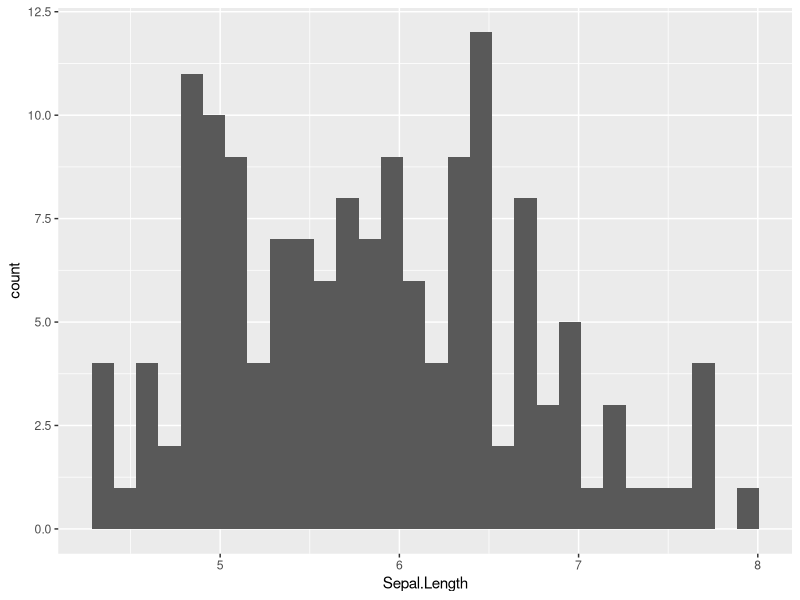
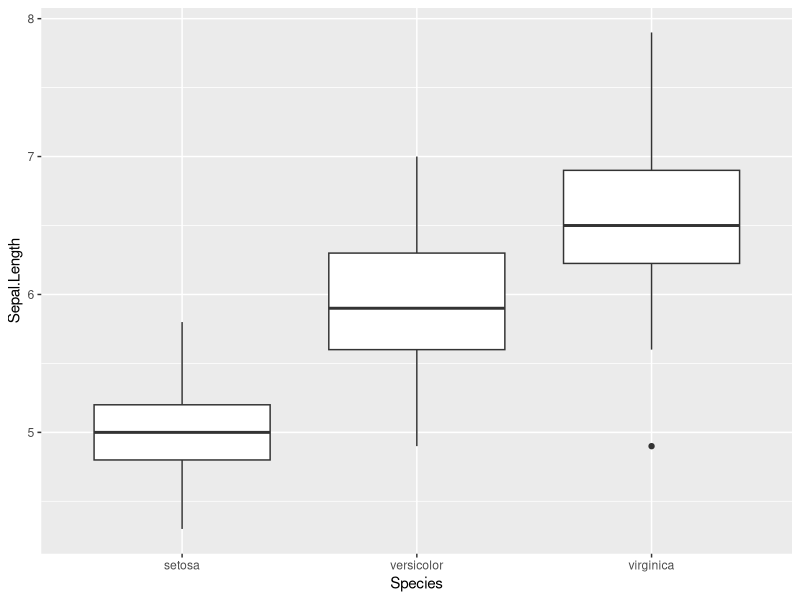
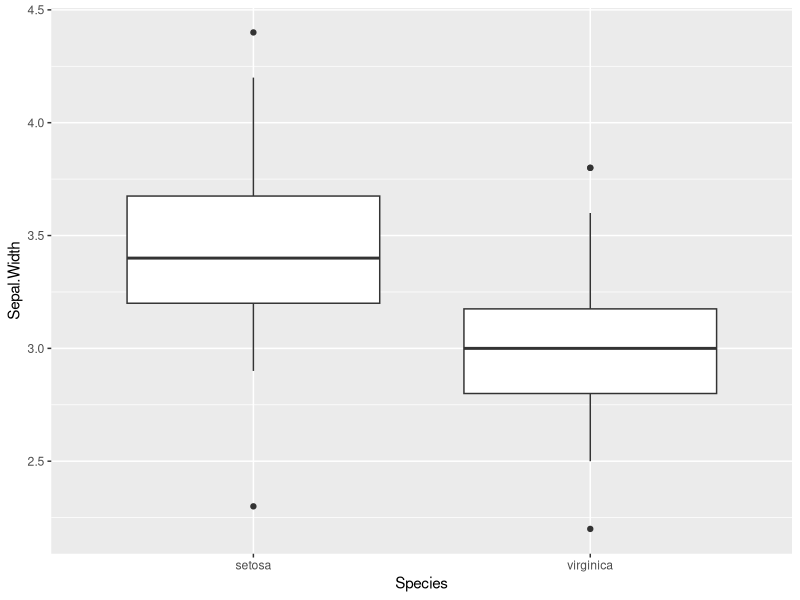
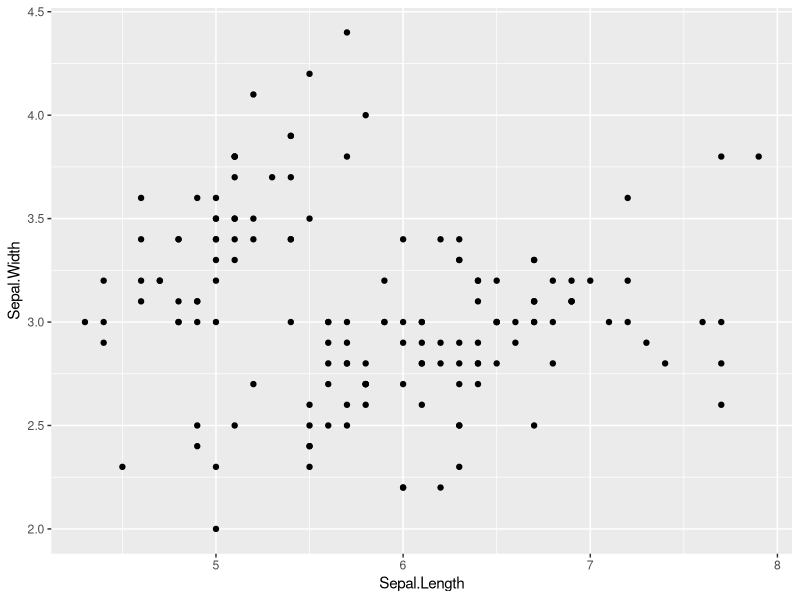
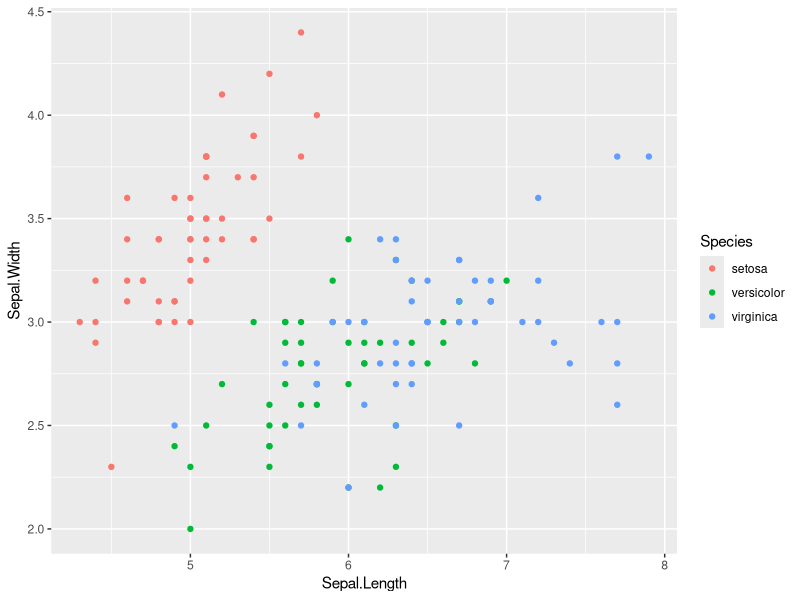
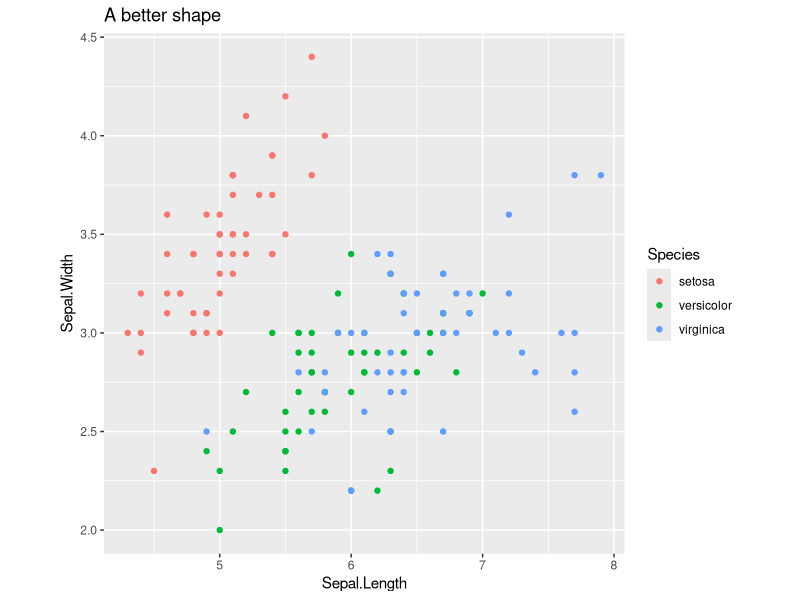

Write the R code that produced these figures, in order.
## ---- chunk 1
library(tidyverse) 
library(gridExtra)
library(knitr) 
opts_chunk$set(
  tidy = FALSE,
  cache = FALSE,
  echo = TRUE,
  warning = FALSE,
  message = FALSE,
  dpi = 300,
  fig.align = "center",
  fig.width = 4,
  fig.height = 4
  )
options(width = 70) # controls console (and slide) output width
## ---- chunk 2
d <- iris # iris data set comes with base R
dim(d)
## ---- chunk 3
head(d)
## ---- chunk 4
table(d$Species)
## ---- chunk 5
g <- ggplot(d, aes(Sepal.Length)) + geom_histogram()
print(g)
## ---- chunk 6
library(dplyr) 
# you could run library(tidyverse) instead
## ---- chunk 7
num <- 1:100
sqrt.num <- sqrt(num) # sqrt() compute the square root
sum(sqrt.num)
## ---- chunk 8
sum(sqrt(1:100)) # repeated application of functions
## ---- chunk 9
x.in <- c(1, 3, 6, 2, 5, 4) 
x.in %>% sum()
## ---- chunk 10
x.in %>% sort()
x.in %>% sort(decreasing = T)
## ---- chunk 11
num %>% sqrt() %>% sum() # chain reaction!
## ---- chunk 12
sum.value <- num %>% sqrt() %>% sum() ; print(sum.value)
 num %>% sqrt() %>% sum() -> sum.value2; print(sum.value2)
## ---- chunk 13
s1 <- select(d, Sepal.Length, Sepal.Width)
dim(s1)
head(s1)
## ---- chunk 14
s2 <- select(d, Sepal.Length, Sepal.Width, Petal.Length, Petal.Width)
dim(s2)
head(s2)
## ---- chunk 15
s3 <- select(d, -Species)
head(s3)
## ---- chunk 16
f1 <- filter(d, Species == "setosa") # note use of ==, not =
dim(f1)
head(f1)
## ---- chunk 17
f2 <- filter(d, Species %in% c("setosa", "virginica")) # %in%
dim(f2)
tail(f2)
## ---- chunk 18
f3 <- filter(d, Species != "versicolor") # != means "not equal"
dim(f3)
## ---- chunk 19
f4 <- filter(d, Sepal.Length < 6); dim(f4)
head(f4)
## ---- chunk 20
f5 <- filter(d, Sepal.Length >= 5.7, Species == "virginica"); dim(f5)
## ---- chunk 21
m1 <- mutate(d, Sepal.Sum = Sepal.Length + Sepal.Width); dim(m1)
head(m1, n = 8) # showing 8 rows using "n = 8"
## ---- chunk 22
m2 <- mutate(d, size = ifelse(Sepal.Length >= 5, "big", "small"))
dim(m2)
head(m2)
## ---- chunk 23
a1 <- arrange(d, Sepal.Length)
dim(a1)
head(a1)
## ---- chunk 24
a2 <- arrange(d, desc(Sepal.Length))
dim(a2)
head(a2)
## ---- chunk 25
r1 <- mutate(d, Diff = Sepal.Length - Sepal.Width)
## ---- chunk 26
r2 <- filter(r1, Diff > 1.5, Species == "setosa")
## ---- chunk 27
r3 <- select(r2, Sepal.Length, Sepal.Width, Diff)
## ---- chunk 28
r4 <- arrange(r3, desc(Diff))
head(r4)
## ---- chunk 29
r <- d %>% 
  mutate(Diff = Sepal.Length - Sepal.Width) %>%
  filter(Diff > 1.5, Species == "setosa") %>%
  select(Sepal.Length, Sepal.Width, Diff) %>%
  arrange(desc(Diff))
head(r)
## ---- chunk 30
setosa_df <- iris %>% 
  filter(Species == "setosa")
mean(setosa_df$Sepal.Length)

versi_df <- iris %>% 
  filter(Species == "versicolor")
mean(versi_df$Sepal.Length)

virgi_df <- iris %>% 
  filter(Species == "virginica")
mean(virgi_df$Sepal.Length)
## ---- chunk 31
# For each 'Species' category in the 'iris' data set
# compute the mean of 'Sepal.Length'
group_by(iris, Species) %>%
  summarize(SL.mean = mean(Sepal.Length))
## ---- chunk 32
iris %>% group_by(Species) %>%
  summarize(SL.max = max(Sepal.Length), SL.min= min(Sepal.Length))
## ---- chunk 33
diamonds %>% 
  group_by(color, cut) %>%
  summarize(avg.price = mean(price), top.price = max(price)) 
## ---- chunk 34
cal_wide <- data.frame(subject = paste0("Patient", 1:4),
                      breakfast = c(300, 350, 300, 250),
                      lunch = c(500, 500, 500, 450),
                      dinner = c(600, 650, 450, 500))
print(cal_wide)
## ---- chunk 35
cal_long <- cal_wide %>%
  pivot_longer(cols = c("breakfast", "lunch", "dinner"), 
               names_to = "meal", 
               values_to = "calorie") %>%
  arrange(subject)
head(cal_long)
## ---- chunk 36
cal_long_2 <- cal_wide %>%
  pivot_longer(cols = -c("subject"), # note the use of -
               names_to = "meal", 
               values_to = "calorie") %>%
  arrange(subject)
head(cal_long_2)
## ---- chunk 37
cal_wide_2 <- cal_long %>%
  pivot_wider(names_from = "meal", values_from = "calorie")

head(cal_wide_2)
## ---- chunk 38
g <- ggplot(d, aes(x = Species, y = Sepal.Length)) +
  geom_boxplot()
print(g)
## ---- chunk 39
ds <- d %>%
  filter(Species == "versicolor")
quantile(ds$Sepal.Length)
## ---- chunk 40
g <- d %>%
  filter(Species != "versicolor") %>%
  ggplot(aes(Species, Sepal.Width)) +
  geom_boxplot()
print(g)
## ---- chunk 41
g <- ggplot(d, aes(x = Sepal.Length, y = Sepal.Width)) +
  geom_point()
print(g)
## ---- chunk 42
g <- ggplot(d, aes(Sepal.Length, Sepal.Width, color = Species)) +
  geom_point()
print(g)
## ---- chunk 43
g2 <- g + theme(aspect.ratio = 1) +
  ggtitle("A better shape") # additional features can be added
print(g2)
